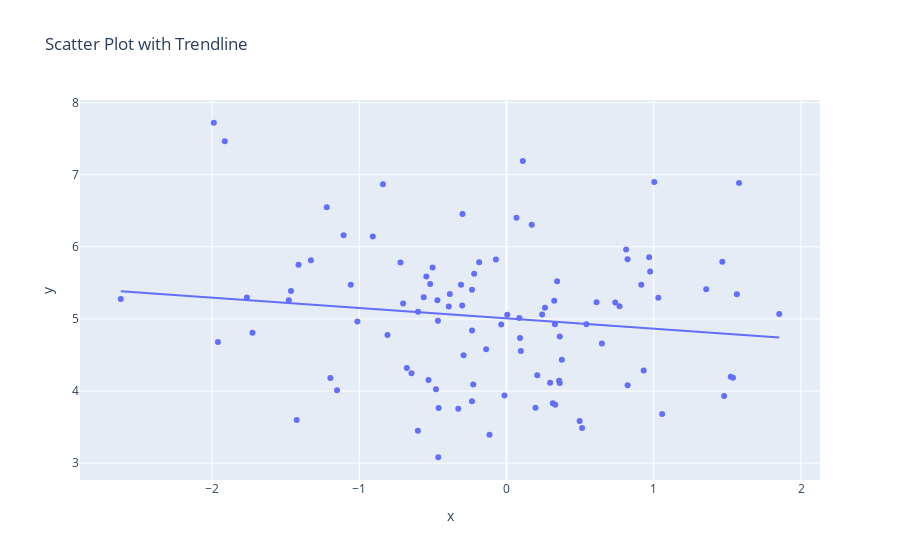

Notebook source saved alongside this figure:
### Markdown cell above
#### **Task 2: Scatter Plot with a Trendline**

### Code cell
import numpy as np

# Generate random data
np.random.seed(42)
data2 = pd.DataFrame({
    "x": np.random.randn(100),
    "y": np.random.randn(100) + 5
})

# Create a scatter plot with a trendline
fig = px.scatter(data2, x="x", y="y", trendline="ols", title="Scatter Plot with Trendline")
fig.show()
